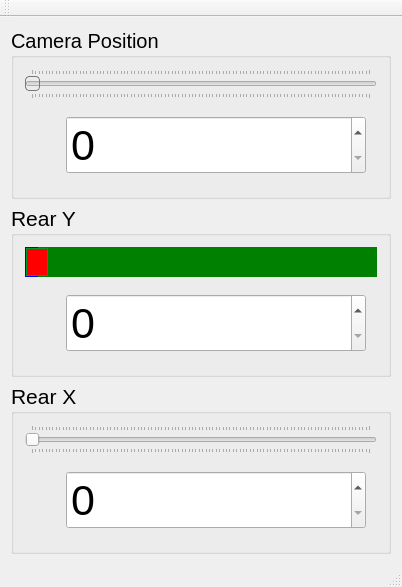
<?xml version="1.0" encoding="UTF-8"?>
<ui version="4.0">
 <class>MainWindow</class>
 <widget class="QMainWindow" name="MainWindow">
  <property name="geometry">
   <rect>
    <x>0</x>
    <y>0</y>
    <width>402</width>
    <height>587</height>
   </rect>
  </property>
  <property name="windowTitle">
   <string>MechaScan Table</string>
  </property>
  <widget class="QWidget" name="centralWidget">
   <layout class="QVBoxLayout" name="verticalLayout_2">
    <item>
     <widget class="QGroupBox" name="groupBox">
      <property name="font">
       <font>
        <pointsize>15</pointsize>
       </font>
      </property>
      <property name="title">
       <string>Camera Position</string>
      </property>
      <layout class="QVBoxLayout" name="verticalLayout_4">
       <item>
        <widget class="QSlider" name="horizontalSlider_cam_y">
         <property name="sizePolicy">
          <sizepolicy hsizetype="Expanding" vsizetype="Expanding">
           <horstretch>0</horstretch>
           <verstretch>0</verstretch>
          </sizepolicy>
         </property>
         <property name="sizeIncrement">
          <size>
           <width>0</width>
           <height>100</height>
          </size>
         </property>
         <property name="baseSize">
          <size>
           <width>0</width>
           <height>100</height>
          </size>
         </property>
         <property name="styleSheet">
          <string notr="true">Slider::groove:horizontal {
border: 1px solid #bbb;
background: white;
height: 50px;
border-radius: 4px;
}

QSlider::handle:horizontal {
background: qlineargradient(x1:0, y1:0, x2:1, y2:1,
    stop:0 #eee, stop:1 #ccc);
border: 1px solid #777;
width: 50px;
height: 50px;
margin-top: -2px;
margin-bottom: -2px;
border-radius: 4px;
}

QSlider::handle:horizontal:hover {
background: qlineargradient(x1:0, y1:0, x2:1, y2:1,
    stop:0 #fff, stop:1 #ddd);
border: 1px solid #444;
border-radius: 4px;
}

</string>
         </property>
         <property name="maximum">
          <number>99</number>
         </property>
         <property name="orientation">
          <enum>Qt::Horizontal</enum>
         </property>
         <property name="invertedAppearance">
          <bool>false</bool>
         </property>
         <property name="tickPosition">
          <enum>QSlider::TicksBothSides</enum>
         </property>
        </widget>
       </item>
       <item>
        <widget class="QWidget" name="widget" native="true">
         <layout class="QHBoxLayout" name="horizontalLayout">
          <item>
           <spacer name="horizontalSpacer">
            <property name="orientation">
             <enum>Qt::Horizontal</enum>
            </property>
            <property name="sizeHint" stdset="0">
             <size>
              <width>793</width>
              <height>20</height>
             </size>
            </property>
           </spacer>
          </item>
          <item>
           <widget class="QSpinBox" name="spinBox_cam_y">
            <property name="sizePolicy">
             <sizepolicy hsizetype="Minimum" vsizetype="Expanding">
              <horstretch>0</horstretch>
              <verstretch>0</verstretch>
             </sizepolicy>
            </property>
            <property name="minimumSize">
             <size>
              <width>300</width>
              <height>0</height>
             </size>
            </property>
            <property name="font">
             <font>
              <family>Arial</family>
              <pointsize>32</pointsize>
             </font>
            </property>
           </widget>
          </item>
         </layout>
        </widget>
       </item>
      </layout>
     </widget>
    </item>
    <item>
     <widget class="QGroupBox" name="groupBox_2">
      <property name="font">
       <font>
        <pointsize>16</pointsize>
       </font>
      </property>
      <property name="title">
       <string>Rear Y</string>
      </property>
      <layout class="QVBoxLayout" name="verticalLayout">
       <item>
        <widget class="QSlider" name="horizontalSlider_cam_level_rear_x_low">
         <property name="sizePolicy">
          <sizepolicy hsizetype="Expanding" vsizetype="Expanding">
           <horstretch>0</horstretch>
           <verstretch>0</verstretch>
          </sizepolicy>
         </property>
         <property name="sizeIncrement">
          <size>
           <width>0</width>
           <height>100</height>
          </size>
         </property>
         <property name="baseSize">
          <size>
           <width>0</width>
           <height>100</height>
          </size>
         </property>
         <property name="styleSheet">
          <string notr="true">QSlider::groove:horizontal {
border: 1px solid #999999;
}

QSlider::handle:horizontal {
border: 1px solid #009929;
width:20px;
background: red;
}

QSlider::add-page:qlineargradient {
background: green;
}

QSlider::sub-page:qlineargradient {
background: blue;
}</string>
         </property>
         <property name="orientation">
          <enum>Qt::Horizontal</enum>
         </property>
         <property name="tickPosition">
          <enum>QSlider::TicksBothSides</enum>
         </property>
        </widget>
       </item>
       <item>
        <widget class="QWidget" name="widget_2" native="true">
         <layout class="QHBoxLayout" name="horizontalLayout_2">
          <item>
           <spacer name="horizontalSpacer_2">
            <property name="orientation">
             <enum>Qt::Horizontal</enum>
            </property>
            <property name="sizeHint" stdset="0">
             <size>
              <width>793</width>
              <height>20</height>
             </size>
            </property>
           </spacer>
          </item>
          <item>
           <widget class="QSpinBox" name="spinBox_cam_level_rear_x_low">
            <property name="sizePolicy">
             <sizepolicy hsizetype="Minimum" vsizetype="Expanding">
              <horstretch>0</horstretch>
              <verstretch>0</verstretch>
             </sizepolicy>
            </property>
            <property name="minimumSize">
             <size>
              <width>300</width>
              <height>0</height>
             </size>
            </property>
            <property name="font">
             <font>
              <family>Arial</family>
              <pointsize>32</pointsize>
             </font>
            </property>
           </widget>
          </item>
         </layout>
        </widget>
       </item>
      </layout>
     </widget>
    </item>
    <item>
     <widget class="QGroupBox" name="groupBox_3">
      <property name="font">
       <font>
        <pointsize>16</pointsize>
       </font>
      </property>
      <property name="title">
       <string>Rear X</string>
      </property>
      <layout class="QVBoxLayout" name="verticalLayout_5">
       <item>
        <widget class="QSlider" name="horizontalSlider_cam_level_rear_x_high">
         <property name="sizePolicy">
          <sizepolicy hsizetype="Expanding" vsizetype="Expanding">
           <horstretch>0</horstretch>
           <verstretch>0</verstretch>
          </sizepolicy>
         </property>
         <property name="sizeIncrement">
          <size>
           <width>0</width>
           <height>100</height>
          </size>
         </property>
         <property name="baseSize">
          <size>
           <width>0</width>
           <height>100</height>
          </size>
         </property>
         <property name="styleSheet">
          <string notr="true">QSlider::groove:vertical {
    background: red;
    position: absolute; /* absolutely position 4px from the left and right of the widget. setting margins on the widget should work too... */
    left: 4px; right: 4px;
}

QSlider::handle:vertical {
    height: 10px;
    background: green;
    margin: 0 -4px; /* expand outside the groove */
}

QSlider::add-page:vertical {
    background: white;
}

QSlider::sub-page:vertical {
    background: pink;
}</string>
         </property>
         <property name="orientation">
          <enum>Qt::Horizontal</enum>
         </property>
         <property name="tickPosition">
          <enum>QSlider::TicksBothSides</enum>
         </property>
        </widget>
       </item>
       <item>
        <widget class="QWidget" name="widget_3" native="true">
         <layout class="QHBoxLayout" name="horizontalLayout_3">
          <item>
           <spacer name="horizontalSpacer_3">
            <property name="orientation">
             <enum>Qt::Horizontal</enum>
            </property>
            <property name="sizeHint" stdset="0">
             <size>
              <width>40</width>
              <height>20</height>
             </size>
            </property>
           </spacer>
          </item>
          <item>
           <widget class="QSpinBox" name="spinBox_cam_level_rear_x_high">
            <property name="sizePolicy">
             <sizepolicy hsizetype="Minimum" vsizetype="Expanding">
              <horstretch>0</horstretch>
              <verstretch>0</verstretch>
             </sizepolicy>
            </property>
            <property name="minimumSize">
             <size>
              <width>300</width>
              <height>0</height>
             </size>
            </property>
            <property name="font">
             <font>
              <pointsize>32</pointsize>
             </font>
            </property>
           </widget>
          </item>
         </layout>
        </widget>
       </item>
      </layout>
     </widget>
    </item>
   </layout>
  </widget>
  <widget class="QMenuBar" name="menuBar">
   <property name="geometry">
    <rect>
     <x>0</x>
     <y>0</y>
     <width>402</width>
     <height>25</height>
    </rect>
   </property>
  </widget>
  <widget class="QToolBar" name="mainToolBar">
   <attribute name="toolBarArea">
    <enum>TopToolBarArea</enum>
   </attribute>
   <attribute name="toolBarBreak">
    <bool>false</bool>
   </attribute>
  </widget>
  <widget class="QStatusBar" name="statusBar"/>
 </widget>
 <layoutdefault spacing="6" margin="11"/>
 <resources/>
 <connections>
  <connection>
   <sender>horizontalSlider_cam_level_rear_x_high</sender>
   <signal>valueChanged(int)</signal>
   <receiver>spinBox_cam_level_rear_x_high</receiver>
   <slot>setValue(int)</slot>
   <hints>
    <hint type="sourcelabel">
     <x>200</x>
     <y>440</y>
    </hint>
    <hint type="destinationlabel">
     <x>221</x>
     <y>499</y>
    </hint>
   </hints>
  </connection>
  <connection>
   <sender>horizontalSlider_cam_level_rear_x_low</sender>
   <signal>valueChanged(int)</signal>
   <receiver>spinBox_cam_level_rear_x_low</receiver>
   <slot>setValue(int)</slot>
   <hints>
    <hint type="sourcelabel">
     <x>200</x>
     <y>272</y>
    </hint>
    <hint type="destinationlabel">
     <x>221</x>
     <y>328</y>
    </hint>
   </hints>
  </connection>
  <connection>
   <sender>horizontalSlider_cam_y</sender>
   <signal>valueChanged(int)</signal>
   <receiver>spinBox_cam_y</receiver>
   <slot>setValue(int)</slot>
   <hints>
    <hint type="sourcelabel">
     <x>200</x>
     <y>104</y>
    </hint>
    <hint type="destinationlabel">
     <x>221</x>
     <y>160</y>
    </hint>
   </hints>
  </connection>
  <connection>
   <sender>spinBox_cam_y</sender>
   <signal>valueChanged(int)</signal>
   <receiver>horizontalSlider_cam_y</receiver>
   <slot>setValue(int)</slot>
   <hints>
    <hint type="sourcelabel">
     <x>221</x>
     <y>160</y>
    </hint>
    <hint type="destinationlabel">
     <x>200</x>
     <y>104</y>
    </hint>
   </hints>
  </connection>
  <connection>
   <sender>spinBox_cam_level_rear_x_high</sender>
   <signal>valueChanged(int)</signal>
   <receiver>horizontalSlider_cam_level_rear_x_high</receiver>
   <slot>setValue(int)</slot>
   <hints>
    <hint type="sourcelabel">
     <x>221</x>
     <y>499</y>
    </hint>
    <hint type="destinationlabel">
     <x>200</x>
     <y>440</y>
    </hint>
   </hints>
  </connection>
  <connection>
   <sender>spinBox_cam_level_rear_x_low</sender>
   <signal>valueChanged(int)</signal>
   <receiver>horizontalSlider_cam_level_rear_x_low</receiver>
   <slot>setValue(int)</slot>
   <hints>
    <hint type="sourcelabel">
     <x>221</x>
     <y>328</y>
    </hint>
    <hint type="destinationlabel">
     <x>200</x>
     <y>272</y>
    </hint>
   </hints>
  </connection>
 </connections>
</ui>
